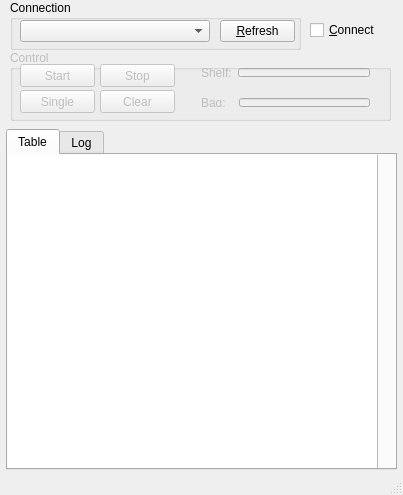
<?xml version="1.0" encoding="UTF-8"?>
<ui version="4.0">
 <class>MainWindow</class>
 <widget class="QMainWindow" name="MainWindow">
  <property name="geometry">
   <rect>
    <x>0</x>
    <y>0</y>
    <width>403</width>
    <height>495</height>
   </rect>
  </property>
  <property name="minimumSize">
   <size>
    <width>400</width>
    <height>300</height>
   </size>
  </property>
  <property name="windowTitle">
   <string>Shelf &amp; Bag V0.02</string>
  </property>
  <property name="windowIcon">
   <iconset resource="resource.qrc">
    <normaloff>:/images/shelf.png</normaloff>:/images/shelf.png</iconset>
  </property>
  <widget class="QWidget" name="centralWidget">
   <widget class="QGroupBox" name="groupBoxConnection">
    <property name="geometry">
     <rect>
      <x>10</x>
      <y>0</y>
      <width>291</width>
      <height>50</height>
     </rect>
    </property>
    <property name="title">
     <string>Connection</string>
    </property>
    <widget class="QComboBox" name="comboBoxPort">
     <property name="geometry">
      <rect>
       <x>10</x>
       <y>20</y>
       <width>190</width>
       <height>22</height>
      </rect>
     </property>
    </widget>
    <widget class="QPushButton" name="pushButtonRefresh">
     <property name="geometry">
      <rect>
       <x>210</x>
       <y>20</y>
       <width>75</width>
       <height>22</height>
      </rect>
     </property>
     <property name="text">
      <string>&amp;Refresh</string>
     </property>
     <property name="shortcut">
      <string>Alt+R</string>
     </property>
    </widget>
   </widget>
   <widget class="QCheckBox" name="checkBoxConnect">
    <property name="geometry">
     <rect>
      <x>310</x>
      <y>20</y>
      <width>71</width>
      <height>20</height>
     </rect>
    </property>
    <property name="text">
     <string>&amp;Connect</string>
    </property>
   </widget>
   <widget class="QGroupBox" name="groupBoxControl">
    <property name="enabled">
     <bool>false</bool>
    </property>
    <property name="geometry">
     <rect>
      <x>10</x>
      <y>50</y>
      <width>381</width>
      <height>71</height>
     </rect>
    </property>
    <property name="title">
     <string>Control</string>
    </property>
    <widget class="QPushButton" name="pushButtonStart">
     <property name="geometry">
      <rect>
       <x>10</x>
       <y>14</y>
       <width>75</width>
       <height>23</height>
      </rect>
     </property>
     <property name="text">
      <string>Start</string>
     </property>
    </widget>
    <widget class="QPushButton" name="pushButtonStop">
     <property name="geometry">
      <rect>
       <x>90</x>
       <y>14</y>
       <width>75</width>
       <height>23</height>
      </rect>
     </property>
     <property name="text">
      <string>Stop</string>
     </property>
    </widget>
    <widget class="QPushButton" name="pushButtonSingle">
     <property name="geometry">
      <rect>
       <x>10</x>
       <y>40</y>
       <width>75</width>
       <height>23</height>
      </rect>
     </property>
     <property name="text">
      <string>Single</string>
     </property>
    </widget>
    <widget class="QPushButton" name="pushButtonClear">
     <property name="geometry">
      <rect>
       <x>90</x>
       <y>40</y>
       <width>75</width>
       <height>23</height>
      </rect>
     </property>
     <property name="text">
      <string>Clear</string>
     </property>
    </widget>
    <widget class="QWidget" name="horizontalLayoutWidget">
     <property name="geometry">
      <rect>
       <x>180</x>
       <y>7</y>
       <width>191</width>
       <height>31</height>
      </rect>
     </property>
     <layout class="QHBoxLayout" name="horizontalLayout">
      <item>
       <widget class="QLabel" name="label">
        <property name="text">
         <string>Shelf:</string>
        </property>
       </widget>
      </item>
      <item>
       <widget class="QLineEdit" name="lineEditShelf">
        <property name="font">
         <font>
          <pointsize>14</pointsize>
         </font>
        </property>
        <property name="alignment">
         <set>Qt::AlignCenter</set>
        </property>
        <property name="readOnly">
         <bool>true</bool>
        </property>
       </widget>
      </item>
     </layout>
    </widget>
    <widget class="QWidget" name="horizontalLayoutWidget_2">
     <property name="geometry">
      <rect>
       <x>180</x>
       <y>37</y>
       <width>191</width>
       <height>31</height>
      </rect>
     </property>
     <layout class="QHBoxLayout" name="horizontalLayout_2">
      <item>
       <widget class="QLabel" name="label_2">
        <property name="text">
         <string>Bag:  </string>
        </property>
       </widget>
      </item>
      <item>
       <widget class="QLineEdit" name="lineEditBag">
        <property name="font">
         <font>
          <pointsize>14</pointsize>
         </font>
        </property>
        <property name="alignment">
         <set>Qt::AlignCenter</set>
        </property>
        <property name="readOnly">
         <bool>true</bool>
        </property>
       </widget>
      </item>
     </layout>
    </widget>
   </widget>
   <widget class="QTabWidget" name="tabWidgetLog">
    <property name="geometry">
     <rect>
      <x>6</x>
      <y>129</y>
      <width>391</width>
      <height>341</height>
     </rect>
    </property>
    <property name="currentIndex">
     <number>0</number>
    </property>
    <widget class="QWidget" name="tabTable">
     <attribute name="title">
      <string>Table</string>
     </attribute>
     <widget class="QTreeView" name="treeViewLog">
      <property name="geometry">
       <rect>
        <x>-1</x>
        <y>-1</y>
        <width>371</width>
        <height>321</height>
       </rect>
      </property>
     </widget>
    </widget>
    <widget class="QWidget" name="tabLog">
     <attribute name="title">
      <string>Log</string>
     </attribute>
     <widget class="QTextEdit" name="textEditLog">
      <property name="geometry">
       <rect>
        <x>-1</x>
        <y>-1</y>
        <width>371</width>
        <height>301</height>
       </rect>
      </property>
     </widget>
    </widget>
   </widget>
  </widget>
  <widget class="QStatusBar" name="statusBar"/>
 </widget>
 <layoutdefault spacing="6" margin="11"/>
 <resources>
  <include location="resource.qrc"/>
 </resources>
 <connections/>
</ui>
